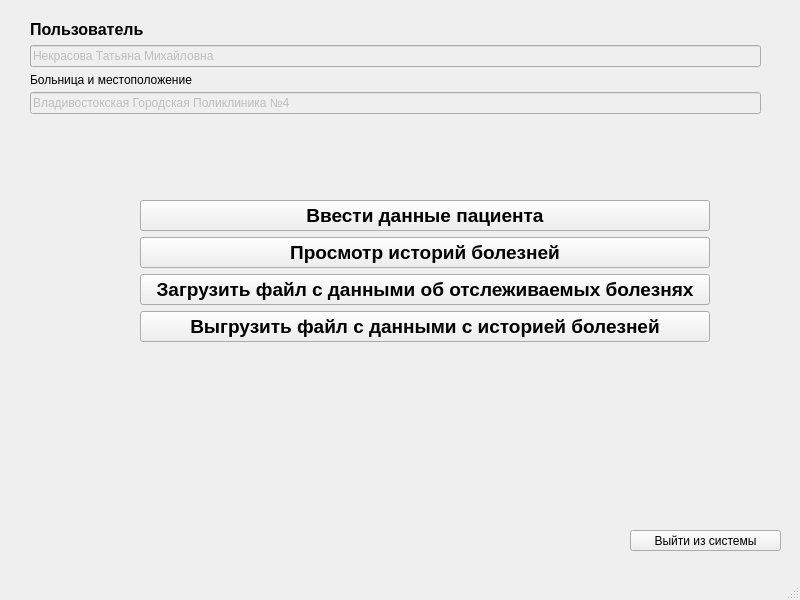
<?xml version="1.0" encoding="UTF-8"?>
<ui version="4.0">
 <class>MenuWindow</class>
 <widget class="QMainWindow" name="MenuWindow">
  <property name="geometry">
   <rect>
    <x>0</x>
    <y>0</y>
    <width>800</width>
    <height>600</height>
   </rect>
  </property>
  <property name="windowTitle">
   <string>MainWindow</string>
  </property>
  <widget class="QWidget" name="centralwidget">
   <widget class="QWidget" name="verticalLayoutWidget">
    <property name="geometry">
     <rect>
      <x>140</x>
      <y>200</y>
      <width>570</width>
      <height>144</height>
     </rect>
    </property>
    <layout class="QVBoxLayout" name="verticalLayout">
     <item>
      <widget class="QPushButton" name="fillPatientButton">
       <property name="font">
        <font>
         <pointsize>14</pointsize>
         <weight>75</weight>
         <bold>true</bold>
        </font>
       </property>
       <property name="text">
        <string>Ввести данные пациента</string>
       </property>
      </widget>
     </item>
     <item>
      <widget class="QPushButton" name="overviewButton">
       <property name="font">
        <font>
         <pointsize>14</pointsize>
         <weight>75</weight>
         <bold>true</bold>
        </font>
       </property>
       <property name="text">
        <string>Просмотр историй болезней</string>
       </property>
      </widget>
     </item>
     <item>
      <widget class="QPushButton" name="loadFileButton">
       <property name="font">
        <font>
         <pointsize>14</pointsize>
         <weight>75</weight>
         <bold>true</bold>
        </font>
       </property>
       <property name="text">
        <string>Загрузить файл с данными об отслеживаемых болезнях</string>
       </property>
      </widget>
     </item>
     <item>
      <widget class="QPushButton" name="downloadFileButton">
       <property name="font">
        <font>
         <pointsize>14</pointsize>
         <weight>75</weight>
         <bold>true</bold>
        </font>
       </property>
       <property name="text">
        <string>Выгрузить файл с данными с историей болезней</string>
       </property>
      </widget>
     </item>
    </layout>
   </widget>
   <widget class="QLineEdit" name="doctorFio">
    <property name="enabled">
     <bool>false</bool>
    </property>
    <property name="geometry">
     <rect>
      <x>30</x>
      <y>45</y>
      <width>731</width>
      <height>22</height>
     </rect>
    </property>
    <property name="text">
     <string>Некрасова Татьяна Михайловна</string>
    </property>
    <property name="readOnly">
     <bool>true</bool>
    </property>
   </widget>
   <widget class="QLineEdit" name="hospitalInfo">
    <property name="enabled">
     <bool>false</bool>
    </property>
    <property name="geometry">
     <rect>
      <x>30</x>
      <y>92</y>
      <width>731</width>
      <height>22</height>
     </rect>
    </property>
    <property name="text">
     <string>Владивостокская Городская Поликлиника №4</string>
    </property>
   </widget>
   <widget class="QLabel" name="label_6">
    <property name="geometry">
     <rect>
      <x>30</x>
      <y>73</y>
      <width>669</width>
      <height>13</height>
     </rect>
    </property>
    <property name="text">
     <string>Больница и местоположение</string>
    </property>
   </widget>
   <widget class="QLabel" name="label">
    <property name="geometry">
     <rect>
      <x>30</x>
      <y>20</y>
      <width>669</width>
      <height>19</height>
     </rect>
    </property>
    <property name="font">
     <font>
      <pointsize>12</pointsize>
      <weight>75</weight>
      <bold>true</bold>
     </font>
    </property>
    <property name="text">
     <string>Пользователь</string>
    </property>
   </widget>
   <widget class="QPushButton" name="logoutButton">
    <property name="geometry">
     <rect>
      <x>630</x>
      <y>530</y>
      <width>151</width>
      <height>21</height>
     </rect>
    </property>
    <property name="text">
     <string>Выйти из системы</string>
    </property>
   </widget>
  </widget>
  <widget class="QMenuBar" name="menubar">
   <property name="geometry">
    <rect>
     <x>0</x>
     <y>0</y>
     <width>800</width>
     <height>20</height>
    </rect>
   </property>
  </widget>
  <widget class="QStatusBar" name="statusbar"/>
 </widget>
 <resources/>
 <connections/>
</ui>
